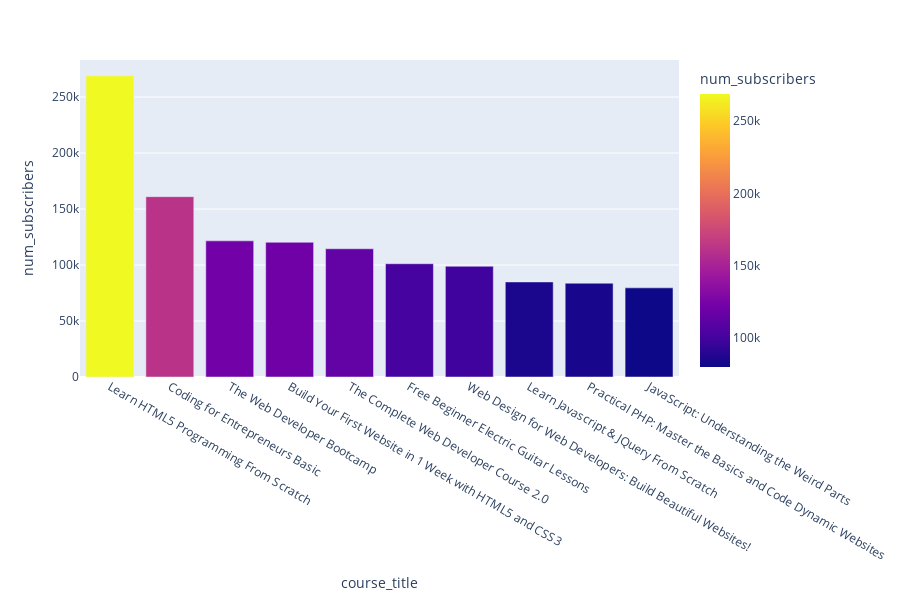

The cell this chart's notebook holds for it:
### Code cell
import plotly.express as px

fig = px.bar(max_subs, x='course_title', y='num_subscribers',
             hover_data=['num_subscribers'], color='num_subscribers',
             labels={'pop':'Top 10 courses'}, height=600)
fig.show()

### Figure 1 — Plotly figure (JSON) as saved in the notebook; plotly's stock layout.template omitted (floating-point values rounded to 4 significant figures)
{"data": [{"alignmentgroup": "True", "customdata": [[268923], [161029], [121584], [120291], [114512], [101154], [98867], [84897], [83737], [79612]], "hoverlabel": {"namelength": 0}, "hovertemplate": "course_title=%{x}<br>num_subscribers=%{marker.color}", "legendgroup": "", "marker": {"color": [268923, 161029, 121584, 120291, 114512, 101154, 98867, 84897, 83737, 79612], "coloraxis": "coloraxis"}, "name": "", "offsetgroup": "", "orientation": "v", "showlegend": false, "textposition": "auto", "type": "bar", "x": ["Learn HTML5 Programming From Scratch", "Coding for Entrepreneurs Basic", "The Web Developer Bootcamp", "Build Your First Website in 1 Week with HTML5 and CSS3", "The Complete Web Developer Course 2.0", "Free Beginner Electric Guitar Lessons", "Web Design for Web Developers: Build Beautiful Websites!", "Learn Javascript & JQuery From Scratch", "Practical PHP: Master the Basics and Code Dynamic Websites", "JavaScript: Understanding the Weird Parts"], "xaxis": "x", "y": [268923, 161029, 121584, 120291, 114512, 101154, 98867, 84897, 83737, 79612], "yaxis": "y"}], "layout": {"barmode": "relative", "coloraxis": {"colorbar": {"title": {"text": "num_subscribers"}}, "colorscale": [[0, "#0d0887"], [0.1111, "#46039f"], [0.2222, "#7201a8"], [0.3333, "#9c179e"], [0.4444, "#bd3786"], [0.5556, "#d8576b"], [0.6667, "#ed7953"], [0.7778, "#fb9f3a"], [0.8889, "#fdca26"], [1, "#f0f921"]]}, "height": 600, "legend": {"tracegroupgap": 0}, "margin": {"t": 60}, "xaxis": {"anchor": "y", "domain": [0, 1], "title": {"text": "course_title"}}, "yaxis": {"anchor": "x", "domain": [0, 1], "title": {"text": "num_subscribers"}}}}
